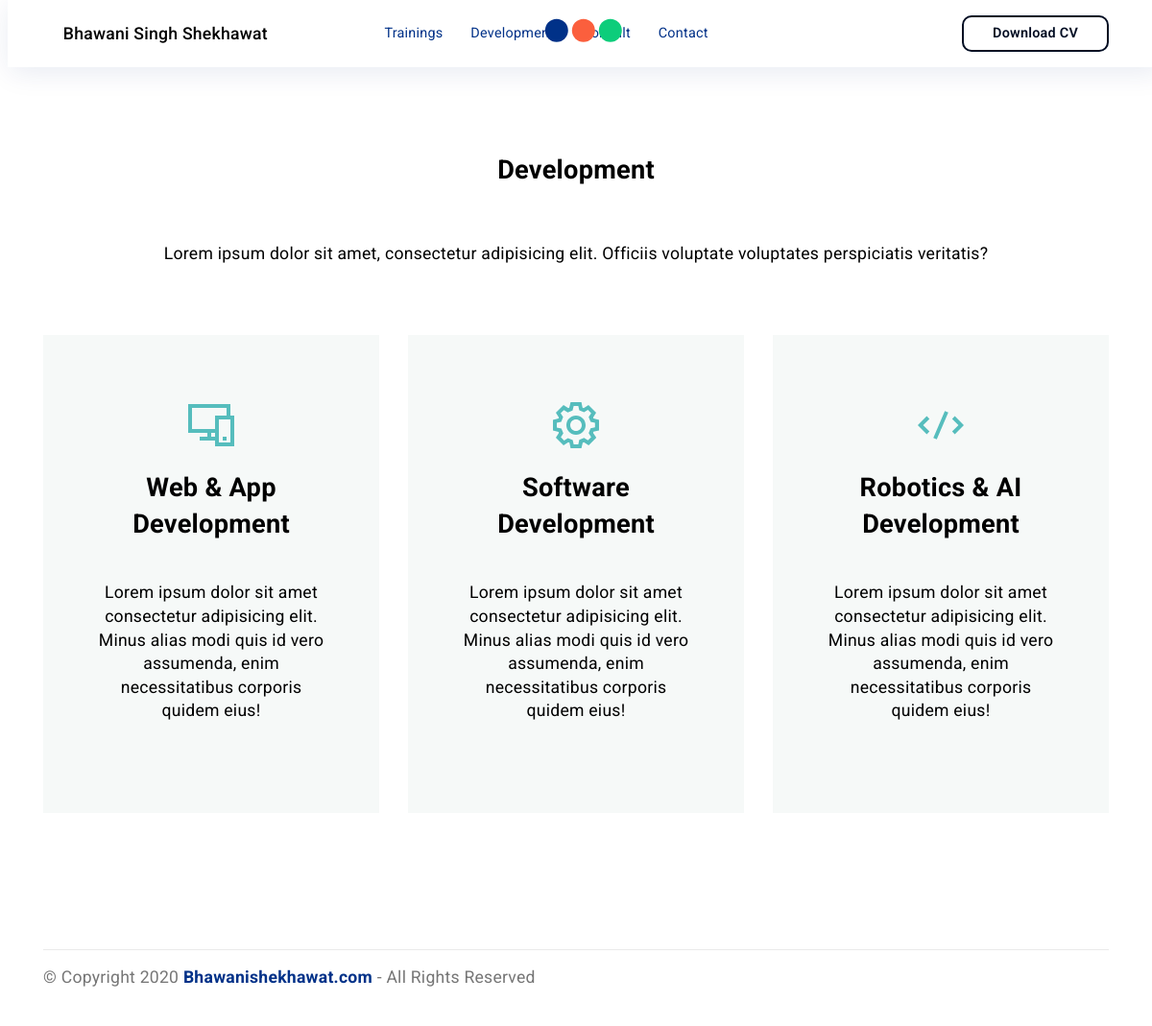
The app's page /development/ with its own data.
### main/models.py (models this page shows, shortened)
class Service(models.Model):
	name = models.CharField(max_length=50,blank=False)
	detail = models.TextField(blank=False)

class DevServe(models.Model):
	name = models.CharField(blank=False,max_length=200)
	detail = models.TextField(blank=False)

### main/views.py (the view)
# urls.py: path('development/',development,name='development_url'),
def development(request):
	page = Service.objects.get(name='Development')
	web = DevServe.objects.get(name='Web & App Development')
	soft = DevServe.objects.get(name='Software Development')
	robo = DevServe.objects.get(name='Robotics & AI Development')
	context = {
		'page':page,
		'web':web,
		'soft':soft,
		'robo':robo
	}
	return render(request,'development.html',context)

### templates/development.html (shortened to what this page needs)
<!DOCTYPE html>
<html amp lang="en">
<head>
</head>
<body>
  <section class="ampMenu2 menu horizontal-menu cid-saAaFBTX48" id="ampMenu2-t">
	<nav class="navbar navbar-dropdown navbar-expand-lg navbar-fixed-top">
		<div class="menu-container container">
			<div class="navbar-brand">
				<div class="navbar-logo">
					<amp-img src="/media/logo.png" layout="responsive" width="45" height="45" alt="Mobirise" class="mobirise-loader">
						<div placeholder="" class="placeholder">
                                <div class="mobirise-spinner">
                                    <em></em>
                                    <em></em>
                                    <em></em>
                                </div></div>
					</amp-img>
				</div>
				<span class="navbar-caption-wrap"><a class="navbar-caption mbr-semibold text-black text-primary display-7" href="/">Bhawani Singh Shekhawat</a></span>
			</div>
			<div class="collapse navbar-collapse" id="navbarSupportedContent">
				<ul class="navbar-nav nav-dropdown" data-app-modern-menu="true"><li class="nav-item"><a class="nav-link mbr-regular link text-black text-primary display-4" href="/training">Trainings</a></li><li class="nav-item"><a class="nav-link mbr-regular link text-black text-primary display-4" href="/development">Development</a></li><li class="nav-item"><a class="nav-link mbr-regular link text-black text-primary display-4" href="/consult">Consult</a></li><li class="nav-item"><a class="nav-link mbr-regular link text-black text-primary display-4" href="/contact">Contact</a></li></ul>
				<div class="navbar-buttons mbr-section-btn"><a class="btn btn-md mbr-bold btn-primary-outline display-4" href="index.html">Download CV</a></div>
			</div>
		</div>
	</nav>
</section>
<section class="ampFeatures13 cid-saADAtmeXA" id="ampFeatures13-v">
    <div class="container">
        <div class="mbr-row mbr-jc-c mbr-pb-5 align-center">
            <div class="mbr-col-sm-12 mbr-col-md-12 mbr-col-lg-12 mbr-pb-4">
                <h3 class="mbr-fonts-style mbr-bold text-upper line-title custom-section-title display-5">{{ page.name }}</h3>
            </div>
            <div class="mbr-col-sm-12 mbr-col-md-12 mbr-col-lg-12">
                <p class="mbr-fonts-style custom-section-subtitle display-7">{{ page.detail }}</p>
            </div>
        </div>
        <div class="mbr-row mbr-jc-c mbr-ai-c">
            <div class="mbr-col-sm-12 mbr-col-md-6 mbr-col-lg-4">
                <div class="card-box-wrapper">
                    <div class="card-box align-center">
                        <div class="iconfont-wrapper">
                            <span class="amp-iconfont animation-normal mobi-mbri-responsive-2 mobi-mbri"><svg xmlns="http://www.w3.org/2000/svg" viewBox="0 0 24 24" fill="currentColor" width="100%" height="100%"><path d="M18 18h2v2h-2z"></path><path d="M22 7V1H0v15h10v2H6v2h8v3h10V7h-2zM2 14V3h18v4h-6v7H2zm10 4v-2h2v2h-2zm10 3h-6V9h6v12z"></path></svg></span>
                        </div>
                        <div>
                            <h4 class="mbr-fonts-style mbr-bold mbr-pt-2 mbr-pb-2 custom-card-title display-5">{{ web.name }}</h4>
                            <p class="mbr-fonts-style custom-card-text display-7">{{ web.detail }}</p>
                        </div>
                    </div>
                </div>
            </div>
            <div class="mbr-col-sm-12 mbr-col-md-6 mbr-col-lg-4">
                <div class="card-box-wrapper">
                    <div class="card-box align-center">
                        <div class="iconfont-wrapper">
                            <span class="amp-iconfont animation-normal mobi-mbri-setting mobi-mbri"></span>
                        </div>
                        <div>
                            <h4 class="mbr-fonts-style mbr-bold mbr-pt-2 mbr-pb-2 custom-card-title display-5">{{ soft.name }}</h4>
                            <p class="mbr-fonts-style custom-card-text display-7">{{ soft.detail }}</p>
                        </div>
                    </div>
                </div>
            </div>
            <div class="mbr-col-sm-12 mbr-col-md-6 mbr-col-lg-4">
                <div class="card-box-wrapper">
                    <div class="card-box align-center">
                        <div class="iconfont-wrapper">
                            <span class="amp-iconfont animation-normal mobi-mbri-code mobi-mbri"><svg xmlns="http://www.w3.org/2000/svg" viewBox="0 0 24 24" fill="currentColor" width="100%" height="100%"><path d="M6.1 8.7L2.8 12l3.3 3.3-1.4 1.4L0 12l4.7-4.7 1.4 1.4zm13.2-1.4l-1.4 1.4 3.3 3.3-3.3 3.3 1.4 1.4L24 12l-4.7-4.7zM8.1 18.6l1.8.8 6-14-1.8-.8-6 14z"></path></svg></span>
                        </div>
                        <div>
                            <h4 class="mbr-fonts-style mbr-bold mbr-pt-2 mbr-pb-2 custom-card-title display-5">{{ robo.name }}</h4>
                            <p class="mbr-fonts-style custom-card-text display-7">{{ robo.detail }}</p>
                        </div>
                    </div>
                </div>
            </div>
        </div>
    </div>
</section>
<section class="footer2 cid-saAo4KfVpl" id="footer02-u">
    <div class="container">
        <div class="mbr-col-sm-12 align-left mbr-white">
            <p class="mbr-text mbr-fonts-style display-7">
                © Copyright 2020 <a href="/" class="text-primary"><strong>Bhawanishekhawat.com</strong></a> - All Rights Reserved
            </p>
        </div>
    </div>
</section>
</body>
</html>

### records on screen
Service: name "Development", detail "Lorem ipsum dolor sit amet, consectetur adipisicing elit. Officiis voluptate voluptates perspiciatis veritatis?"
DevServe: name "Web & App Development", detail "Lorem ipsum dolor sit amet consectetur adipisicing elit. Minus alias modi quis id vero assumenda, enim necessitatibus corporis quidem eius!"
DevServe: name "Software Development", detail "Lorem ipsum dolor sit amet consectetur adipisicing elit. Minus alias modi quis id vero assumenda, enim necessitatibus corporis quidem eius!"
DevServe: name "Robotics & AI Development", detail "Lorem ipsum dolor sit amet consectetur adipisicing elit. Minus alias modi quis id vero assumenda, enim necessitatibus corporis quidem eius!"
